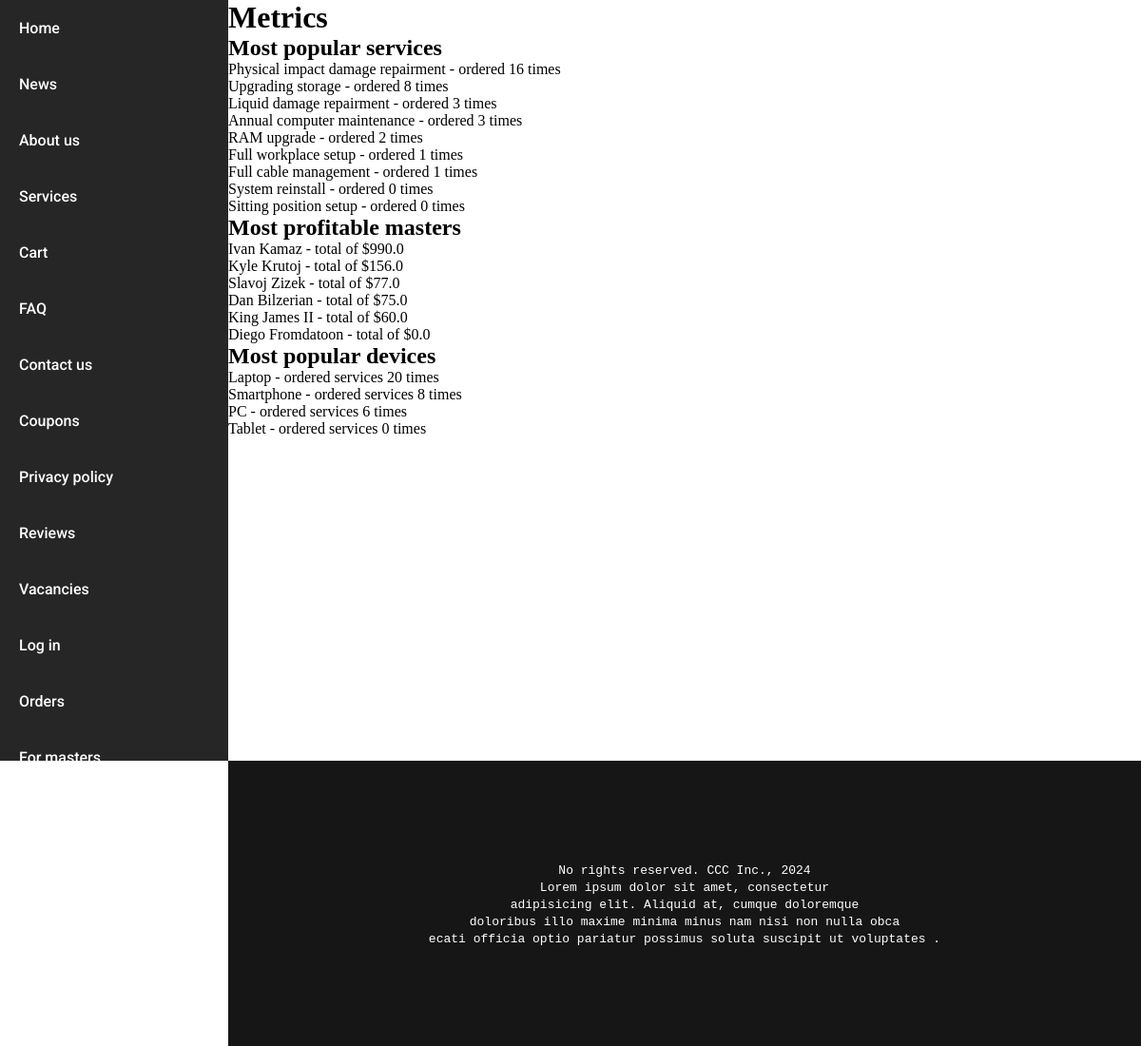
Page /metrics/ (signed in) on the committed database.
### service_app/models.py (models this page shows, shortened)
class Service(models.Model):
    service_type_id = models.ForeignKey(ServiceType, on_delete=models.CASCADE)
    name = models.CharField("Service name", max_length=100)
    description = models.CharField("Service description", max_length=200)
    base_price_in_usd = models.FloatField("Base service price in USD without parts")
    device_types = models.ManyToManyField(DeviceType)

class Master(models.Model):
    user = models.ForeignKey(User, on_delete=models.CASCADE)
    name = models.CharField("Master name", max_length=100)
    experience_in_years = models.IntegerField("Work experience in years")
    speciality = models.ForeignKey(MasterSpeciality, on_delete=models.CASCADE)
    photo = models.ImageField('Profile picture for master', null=True)

class DeviceType(models.Model):
    name = models.CharField("Device type name", max_length=100)
    description = models.CharField("Device type description", max_length=200)

### metric_app/views.py (the view)
# urls.py: path('', views.non_graph_metrics),
@user_passes_test(is_superuser)
@login_required
def non_graph_metrics(request):
    m1 = services_ordered_by_popularity()
    metric1 = {
        'name': 'Most popular services',
        'list': m1
    }
    m2 = most_profitable_master()
    metric2 = {
        'name': 'Most profitable masters',
        'list': m2
    }
    m3 = most_popular_devices()
    metric3 = {
        'name': 'Most popular devices',
        'list': m3
    }
    print(metric1)
    return render(request, 'metric_app/metrics.html', {'metric1': metric1, 'metric2': metric2, 'metric3': metric3})

### cart_app/models.py (called while the page is built)
    def count_total(self):
        total = 0.0
        for component in self.additional_components.all():
            total += component.price_in_usd
        return total + self.service.base_price_in_usd

### metric_app/views.py (called while the page is built)
def is_superuser(user):
    return user.is_superuser

def services_ordered_by_popularity():
    services = Service.objects.all()
    result = {}
    for service in services:
        count = 0
        entries = OrderEntry.objects.all()
        for entry in entries:
            if entry.service.id == service.id:
                count += 1
        result[service.name] = count
    return dict(sorted(result.items(), reverse=True, key=lambda el: el[1]))

def most_profitable_master():
    masters = Master.objects.all()
    result = {}
    for master in masters:
        total = 0.0
        entries = OrderEntry.objects.filter(master=master)
        for entry in entries:
            total += entry.count_total()
        result[master.name] = total
    return dict(sorted(result.items(), reverse=True, key=lambda el: el[1]))

def most_popular_devices():
    device_types = DeviceType.objects.all()
    result = {}
    for device_type in device_types:
        count = 0
        entries = OrderEntry.objects.filter(device_type=device_type)
        for entry in entries:
            count += 1
        result[device_type.name] = count
    return dict(sorted(result.items(), reverse=True, key=lambda el: el[1]))

### metric_app/templates/metric_app/metrics.html (shortened to what this page needs)
{% extends 'mainapp/layout.html' %}
{% block main_block %}
    <h1>Metrics</h1>
    <h2>{{ metric1.name }}</h2>
    {% for service, count in metric1.list.items %}
        {{ service }} -  ordered {{ count }} times
        <br>
    {% endfor %}
    <h2>{{ metric2.name }}</h2>
    {% for master, total in metric2.list.items %}
        {{ master }} - total of ${{ total }}
        <br>
    {% endfor %}
    <h2>{{ metric3.name }}</h2>
    {% for device_type, count in metric3.list.items %}
        {{ device_type }} - ordered services {{ count }} times
        <br>
    {% endfor %}
{% endblock %}

### static/style.css (style rules this page uses)
* { margin: 0; padding: 0; box-sizing: border-box; }
body { margin: 0 !important; }

### rows in the picture
Service: list "Physical impact damage repairment"
Service: list "Upgrading storage"
Service: list "Liquid damage repairment"
Service: list "Annual computer maintenance"
Service: list "RAM upgrade"
Service: list "Full workplace setup"
Service: list "Full cable management"
Service: list "System reinstall"
Service: list "Sitting position setup"
Master: list "Ivan Kamaz"
Master: list "Kyle Krutoj"
Master: list "Slavoj Zizek"
Master: list "Dan Bilzerian"
Master: list "King James II"
Master: list "Diego Fromdatoon"
DeviceType: list "Laptop"
DeviceType: list "Smartphone"
DeviceType: list "PC"
DeviceType: list "Tablet"

### other values in the picture
{{ metric1.name }} "Most popular services"
{{ count }} "16" "8" "3" "3" "2" "1" "1" "0" "0"
{{ metric2.name }} "Most profitable masters"
{{ total }} "990.0" "156.0" "77.0" "75.0" "60.0" "0.0"
{{ metric3.name }} "Most popular devices"
{{ count }} "20" "8" "6" "0"
